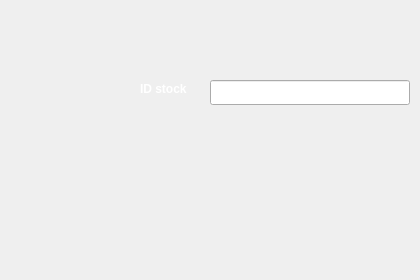
    <widget class="QWidget" name="page_16">
     <widget class="QPushButton" name="Sretour_7">
      <property name="geometry">
       <rect>
        <x>130</x>
        <y>220</y>
        <width>51</width>
        <height>51</height>
       </rect>
      </property>
      <property name="styleSheet">
       <string notr="true">QPushButton {
            color: white;
            border-image: url(:/img/fleche.png) 3 10 3 10;
            border-top: 3px transparent;
            border-bottom: 3px transparent;
            border-right: 10px transparent;
            border-left: 10px transparent;
        }</string>
      </property>
      <property name="text">
       <string/>
      </property>
     </widget>
     <widget class="QPushButton" name="ModifierID_10">
      <property name="geometry">
       <rect>
        <x>210</x>
        <y>140</y>
        <width>71</width>
        <height>23</height>
       </rect>
      </property>
      <property name="styleSheet">
       <string notr="true">QPushButton {
            color: white;
            border-image: url(:/img/modifier.png) 3 10 3 10;
            border-top: 3px transparent;
            border-bottom: 3px transparent;
            border-right: 10px transparent;
            border-left: 10px transparent;
        }</string>
      </property>
      <property name="text">
       <string/>
      </property>
     </widget>
     <widget class="QPushButton" name="SupprimerID_7">
      <property name="geometry">
       <rect>
        <x>340</x>
        <y>140</y>
        <width>71</width>
        <height>23</height>
       </rect>
      </property>
      <property name="styleSheet">
       <string notr="true">QPushButton {
            color: white;
            border-image: url(:/img/supp.png) 3 10 3 10;
            border-top: 3px transparent;
            border-bottom: 3px transparent;
            border-right: 10px transparent;
            border-left: 10px transparent;
        }</string>
      </property>
      <property name="text">
       <string/>
      </property>
     </widget>
     <widget class="QLineEdit" name="lineEdit_ID_stock">
      <property name="geometry">
       <rect>
        <x>210</x>
        <y>80</y>
        <width>200</width>
        <height>25</height>
       </rect>
      </property>
     </widget>
     <widget class="QLabel" name="Donner_ID_7">
      <property name="geometry">
       <rect>
        <x>140</x>
        <y>70</y>
        <width>71</width>
        <height>39</height>
       </rect>
      </property>
      <property name="minimumSize">
       <size>
        <width>7</width>
        <height>0</height>
       </size>
      </property>
      <property name="text">
       <string>&lt;html&gt;&lt;head/&gt;&lt;body&gt;&lt;p&gt;&lt;span style=&quot; font-weight:600; color:#ffffff;&quot;&gt;ID stock&lt;/span&gt;&lt;/p&gt;&lt;/body&gt;&lt;/html&gt;</string>
      </property>
     </widget>
    </widget>
